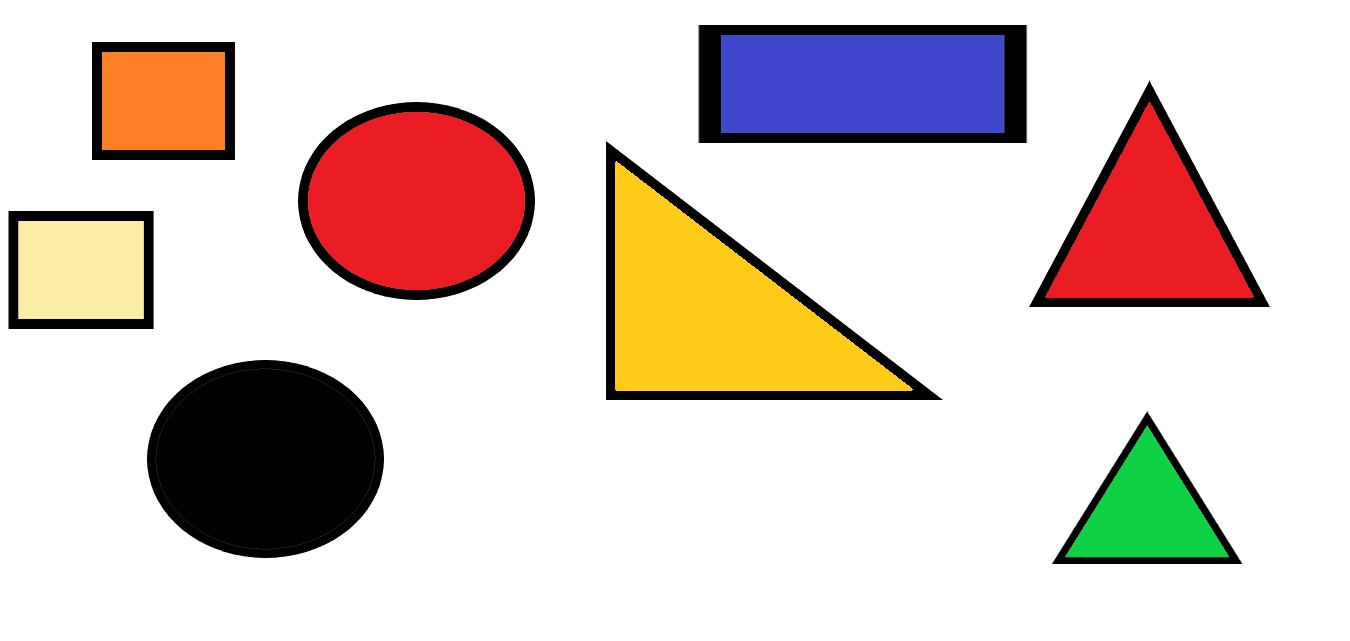
#> input picture Detection of Objects with Simple Shape-and-Color Based Features/IMGA.jpg, 1350 x 641 px, found by its file name
$ python lol.py
#> lines starting #> are read from the running program, lines starting #| are printed output that depends on the picture; after the words box and inside, x2 and y2 are one past the last pixel; in counts of white or black regions, pixels touching at a corner belong together; long printed decimals are rounded
import numpy as np
import cv2

img = cv2.imread(r"D:\Study\Mini-project\Detection of Objects with Simple Shape-and-Color Based Features\IMGA.jpg")
#> img is the input picture: shape (641, 1350, 3); mean B, G, R 200.3, 206.6, 220.3
cv2.imshow("Original Image", img)
font = cv2.FONT_HERSHEY_COMPLEX
hsv = cv2.cvtColor(img, cv2.COLOR_BGR2HSV)
#> hsv: shape (641, 1350, 3); mean H, S, V 19.1, 42.7, 227.3
# [4 lines of commented-out code are left out]
L=np.array([36, 150, 0],np.uint8)                 #GREEN
H=np.array([75, 255, 200],np.uint8)
# [10 lines of commented-out code are left out]

mask = cv2.inRange(hsv, L, H)
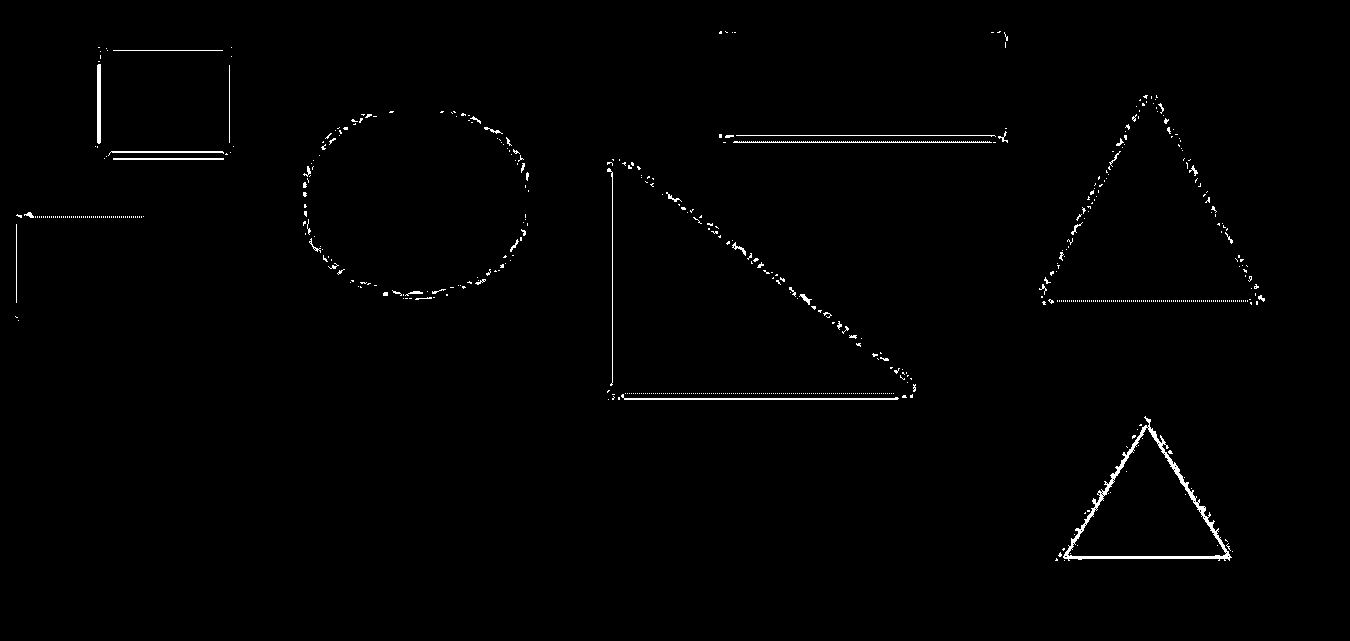
#> mask: shape (641, 1350); 0.86% white in thin lines or dots, all inside (x1, y1, x2, y2) = (15, 31, 1265, 561)


imgGrey = cv2.cvtColor(img, cv2.COLOR_BGR2GRAY)
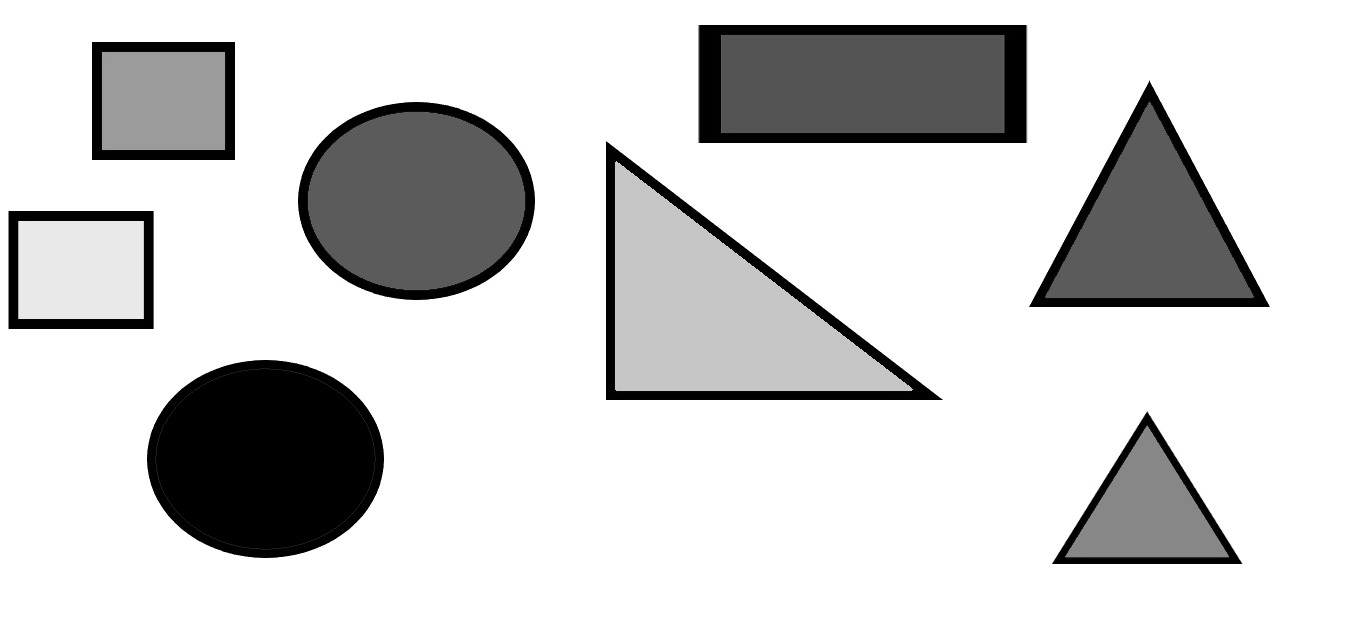
#> imgGrey: shape (641, 1350); min 0, max 255, mean 210
_, thrash = cv2.threshold(imgGrey, 240, 255, cv2.THRESH_BINARY)
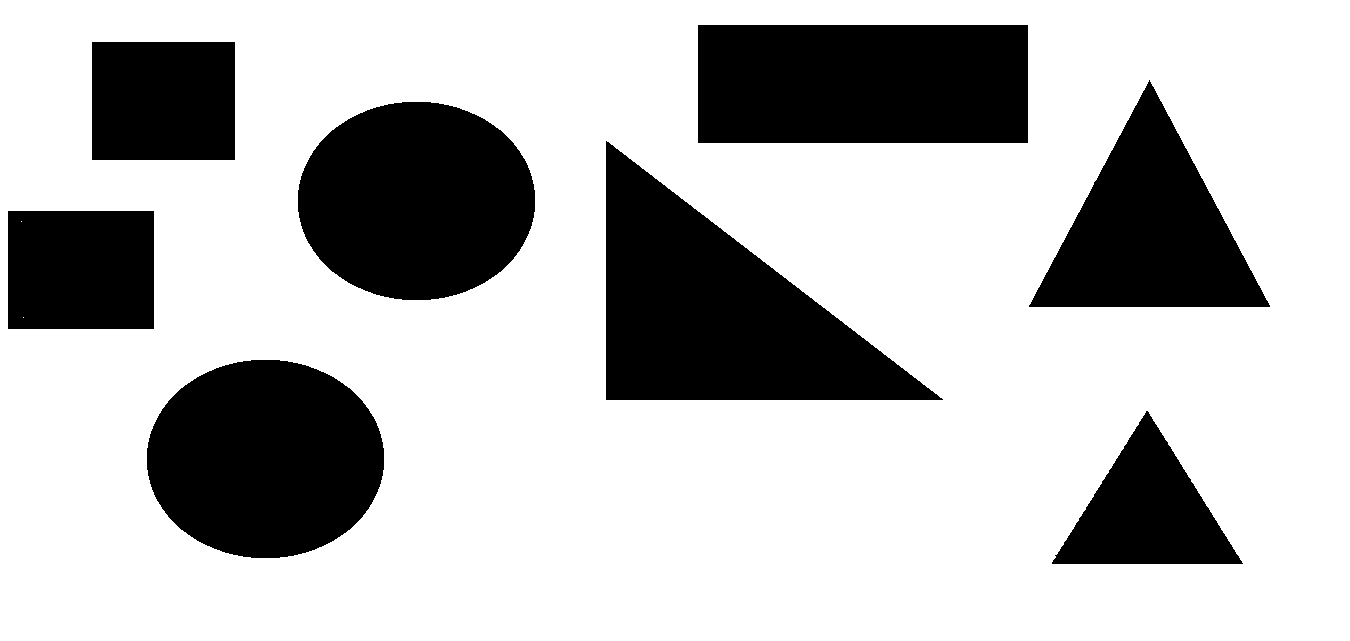
#> thrash: shape (641, 1350); 73.1% white; 8 black regions
contours, _ = cv2.findContours(mask, cv2.RETR_TREE, cv2.CHAIN_APPROX_NONE)
#> contours = 683 contours, 670 with area under 20; largest, box (x1, y1, x2, y2) and area: (1063, 416, 1232, 561) 11770, (1067, 427, 1227, 557) 10424, (621, 394, 899, 400) 282, (97, 64, 101, 144) 236, (733, 141, 992, 143) 130
for contour in contours:
    approx = cv2.approxPolyDP(contour, 0.01* cv2.arcLength(contour, 1), 1)
    cv2.drawContours(mask, [approx], 0, (0, 0, 0), 5)
    x = approx.ravel()[0]
    y = approx.ravel()[1] - 5
    if len(approx) == 3:
        cv2.putText(mask, "Triangle", (x, y), cv2.FONT_HERSHEY_COMPLEX, 0.5, (255, 255, 255))
    elif len(approx) == 4:
        x1 ,y1, w, h = cv2.boundingRect(approx)
        aspectRatio = float(w)/h
        print(aspectRatio)
        if aspectRatio >= 0.95 and aspectRatio <= 1.05:
          cv2.putText(mask, "Square", (x, y), cv2.FONT_HERSHEY_COMPLEX, 0.5, (255, 255, 255))
        else:
          cv2.putText(mask, "Rectangle", (x, y), cv2.FONT_HERSHEY_COMPLEX, 0.5, (255, 255, 255))
    elif len(approx) == 5:
        cv2.putText(mask, "Pentagon", (x-20, y), cv2.FONT_HERSHEY_COMPLEX, 0.5, (255, 255, 255))
    elif len(approx) == 6:
        cv2.putText(mask, "Hexagon", (x, y), cv2.FONT_HERSHEY_COMPLEX, 0.5, (255, 255, 255))
    else:
        cv2.putText(mask, "Circle", (x, y), cv2.FONT_HERSHEY_COMPLEX, 0.5, (255, 255, 255))
#> this loop made 683 passes
#> (approx, x, y, x1, y1, w, h, aspectRatio) on passes 7, 10, 17, 18, 19, 21, 22: ([[1225, 539], [1225, 540], [1226, 540], [1227, 541]], 1225, 534, 1225, 539, 3, 3, 1), ([[1087, 510], [1087, 511], [1089, 511], [1089, 510]], 1087, 505, 1087, 510, 3, 2, 1.5), ([[1141, 424], [1140, 424], [1139, 425], [1141, 425]], 1141, 419, 1139, 424, 3, 2, 1.5), ([[1145, 416], [1148, 426], [1063, 557], [1229, 560]], 1145, 411, 1063, 416, 167, 145, 1.15), ([[1227, 556], [1228, 555], [1229, 556], [1228, 557]], 1227, 551, 1227, 555, 3, 3, 1), ([[1225, 552], [1226, 551], [1227, 552], [1226, 553]], 1225, 547, 1225, 551, 3, 3, 1), ([[1072, 543], [1073, 542], [1074, 543], [1073, 544]], 1072, 538, 1072, 542, 3, 3, 1)
#> (x, y) on passes 2, 3, 5, 6, 13, 15: (1057, 554), (1060, 547), (1064, 543), (1228, 538), (1168, 446), (1135, 430)
#| 1.0
#| 1.5
#| 1.5
#| 1.152
#| 1.0
#| 1.0
#| 1.0
#| 1.0
#> (further printed lines are left out)
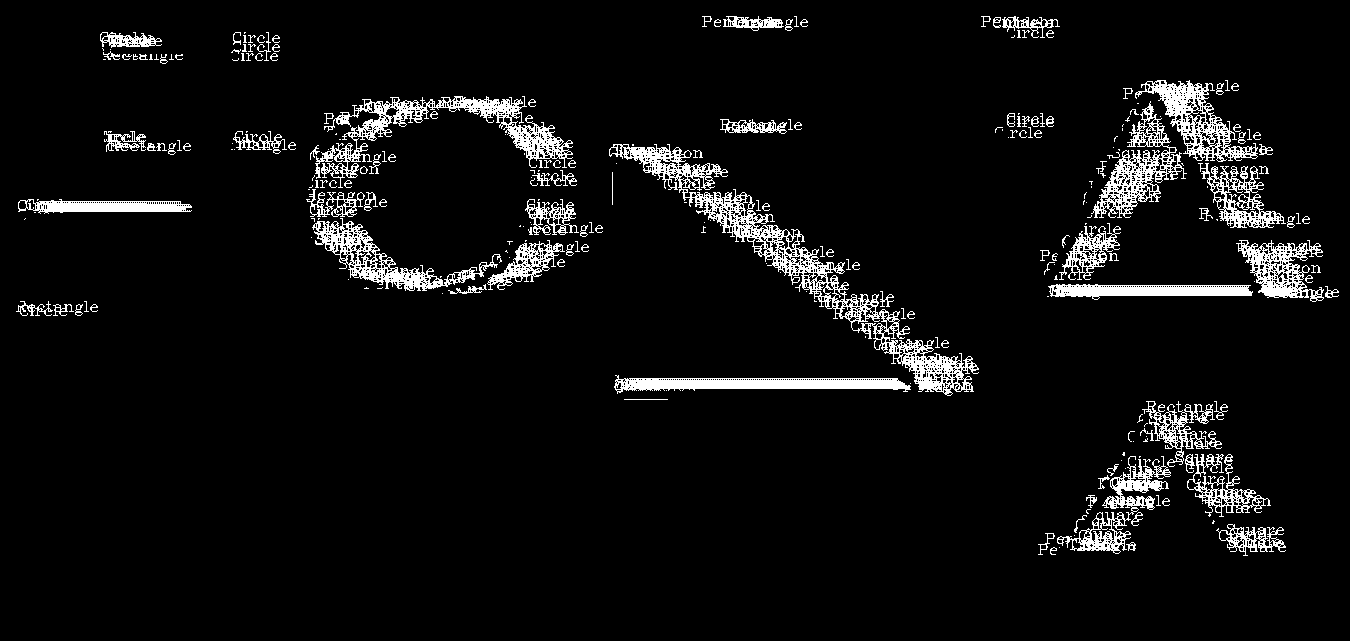
#> mask: shape (641, 1350); 5.9% white; 261 white regions (128 under 20 px), largest, box (x1, y1, x2, y2) and area: (609, 144, 979, 396) 8704, (315, 96, 573, 188) 4734, (614, 375, 911, 394) 3111


cv2.imshow("Red Shapes", mask)
cv2.waitKey(0)
cv2.destroyAllWindows()
cv2.waitKey(0)
cv2.destroyAllWindows()
